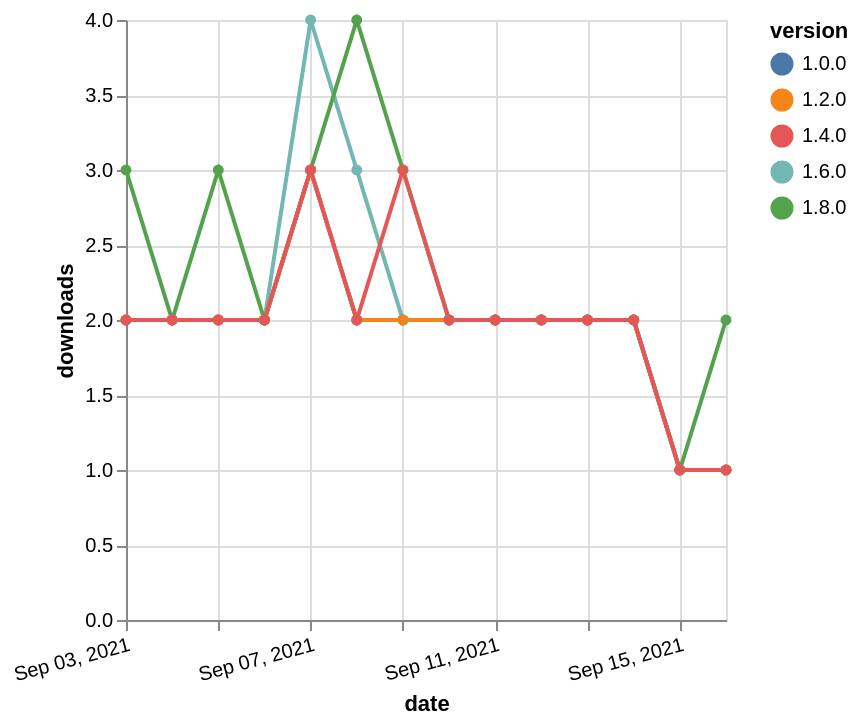

Describe this chart as a Vega-Lite specification.
### Vega-Lite specification from a JSON file in a GitHub repository (floating-point values rounded to 4 significant figures)
{"$schema": "https://vega.github.io/schema/vega-lite/v5.json", "description": "A simple bar chart with embedded data.", "data": {"values": [{"date": "2021-09-03", "total": 692, "delta": 2, "version": "1.6.0"}, {"date": "2021-09-04", "total": 694, "delta": 2, "version": "1.6.0"}, {"date": "2021-09-05", "total": 696, "delta": 2, "version": "1.6.0"}, {"date": "2021-09-06", "total": 698, "delta": 2, "version": "1.6.0"}, {"date": "2021-09-07", "total": 702, "delta": 4, "version": "1.6.0"}, {"date": "2021-09-08", "total": 705, "delta": 3, "version": "1.6.0"}, {"date": "2021-09-09", "total": 707, "delta": 2, "version": "1.6.0"}, {"date": "2021-09-10", "total": 709, "delta": 2, "version": "1.6.0"}, {"date": "2021-09-11", "total": 711, "delta": 2, "version": "1.6.0"}, {"date": "2021-09-12", "total": 713, "delta": 2, "version": "1.6.0"}, {"date": "2021-09-13", "total": 715, "delta": 2, "version": "1.6.0"}, {"date": "2021-09-14", "total": 717, "delta": 2, "version": "1.6.0"}, {"date": "2021-09-15", "total": 718, "delta": 1, "version": "1.6.0"}, {"date": "2021-09-16", "total": 719, "delta": 1, "version": "1.6.0"}, {"date": "2021-09-03", "total": 223, "delta": 3, "version": "1.8.0"}, {"date": "2021-09-04", "total": 225, "delta": 2, "version": "1.8.0"}, {"date": "2021-09-05", "total": 228, "delta": 3, "version": "1.8.0"}, {"date": "2021-09-06", "total": 230, "delta": 2, "version": "1.8.0"}, {"date": "2021-09-07", "total": 233, "delta": 3, "version": "1.8.0"}, {"date": "2021-09-08", "total": 237, "delta": 4, "version": "1.8.0"}, {"date": "2021-09-09", "total": 240, "delta": 3, "version": "1.8.0"}, {"date": "2021-09-10", "total": 242, "delta": 2, "version": "1.8.0"}, {"date": "2021-09-11", "total": 244, "delta": 2, "version": "1.8.0"}, {"date": "2021-09-12", "total": 246, "delta": 2, "version": "1.8.0"}, {"date": "2021-09-13", "total": 248, "delta": 2, "version": "1.8.0"}, {"date": "2021-09-14", "total": 250, "delta": 2, "version": "1.8.0"}, {"date": "2021-09-15", "total": 251, "delta": 1, "version": "1.8.0"}, {"date": "2021-09-16", "total": 253, "delta": 2, "version": "1.8.0"}, {"date": "2021-09-03", "total": 1627, "delta": 2, "version": "1.0.0"}, {"date": "2021-09-04", "total": 1629, "delta": 2, "version": "1.0.0"}, {"date": "2021-09-05", "total": 1631, "delta": 2, "version": "1.0.0"}, {"date": "2021-09-06", "total": 1633, "delta": 2, "version": "1.0.0"}, {"date": "2021-09-07", "total": 1636, "delta": 3, "version": "1.0.0"}, {"date": "2021-09-08", "total": 1638, "delta": 2, "version": "1.0.0"}, {"date": "2021-09-09", "total": 1640, "delta": 2, "version": "1.0.0"}, {"date": "2021-09-10", "total": 1642, "delta": 2, "version": "1.0.0"}, {"date": "2021-09-11", "total": 1644, "delta": 2, "version": "1.0.0"}, {"date": "2021-09-12", "total": 1646, "delta": 2, "version": "1.0.0"}, {"date": "2021-09-13", "total": 1648, "delta": 2, "version": "1.0.0"}, {"date": "2021-09-14", "total": 1650, "delta": 2, "version": "1.0.0"}, {"date": "2021-09-15", "total": 1651, "delta": 1, "version": "1.0.0"}, {"date": "2021-09-16", "total": 1652, "delta": 1, "version": "1.0.0"}, {"date": "2021-09-03", "total": 1456, "delta": 2, "version": "1.2.0"}, {"date": "2021-09-04", "total": 1458, "delta": 2, "version": "1.2.0"}, {"date": "2021-09-05", "total": 1460, "delta": 2, "version": "1.2.0"}, {"date": "2021-09-06", "total": 1462, "delta": 2, "version": "1.2.0"}, {"date": "2021-09-07", "total": 1465, "delta": 3, "version": "1.2.0"}, {"date": "2021-09-08", "total": 1467, "delta": 2, "version": "1.2.0"}, {"date": "2021-09-09", "total": 1469, "delta": 2, "version": "1.2.0"}, {"date": "2021-09-10", "total": 1471, "delta": 2, "version": "1.2.0"}, {"date": "2021-09-11", "total": 1473, "delta": 2, "version": "1.2.0"}, {"date": "2021-09-12", "total": 1475, "delta": 2, "version": "1.2.0"}, {"date": "2021-09-13", "total": 1477, "delta": 2, "version": "1.2.0"}, {"date": "2021-09-14", "total": 1479, "delta": 2, "version": "1.2.0"}, {"date": "2021-09-15", "total": 1480, "delta": 1, "version": "1.2.0"}, {"date": "2021-09-16", "total": 1481, "delta": 1, "version": "1.2.0"}, {"date": "2021-09-03", "total": 993, "delta": 2, "version": "1.4.0"}, {"date": "2021-09-04", "total": 995, "delta": 2, "version": "1.4.0"}, {"date": "2021-09-05", "total": 997, "delta": 2, "version": "1.4.0"}, {"date": "2021-09-06", "total": 999, "delta": 2, "version": "1.4.0"}, {"date": "2021-09-07", "total": 1002, "delta": 3, "version": "1.4.0"}, {"date": "2021-09-08", "total": 1004, "delta": 2, "version": "1.4.0"}, {"date": "2021-09-09", "total": 1007, "delta": 3, "version": "1.4.0"}, {"date": "2021-09-10", "total": 1009, "delta": 2, "version": "1.4.0"}, {"date": "2021-09-11", "total": 1011, "delta": 2, "version": "1.4.0"}, {"date": "2021-09-12", "total": 1013, "delta": 2, "version": "1.4.0"}, {"date": "2021-09-13", "total": 1015, "delta": 2, "version": "1.4.0"}, {"date": "2021-09-14", "total": 1017, "delta": 2, "version": "1.4.0"}, {"date": "2021-09-15", "total": 1018, "delta": 1, "version": "1.4.0"}, {"date": "2021-09-16", "total": 1019, "delta": 1, "version": "1.4.0"}]}, "width": "container", "mark": {"type": "line", "point": {"filled": true}}, "encoding": {"x": {"field": "date", "type": "temporal", "timeUnit": "yearmonthdate", "title": "date", "axis": {"labelAngle": -15}}, "y": {"field": "delta", "type": "quantitative", "title": "downloads"}, "color": {"field": "version", "type": "nominal"}, "tooltip": {"field": "delta"}}}
